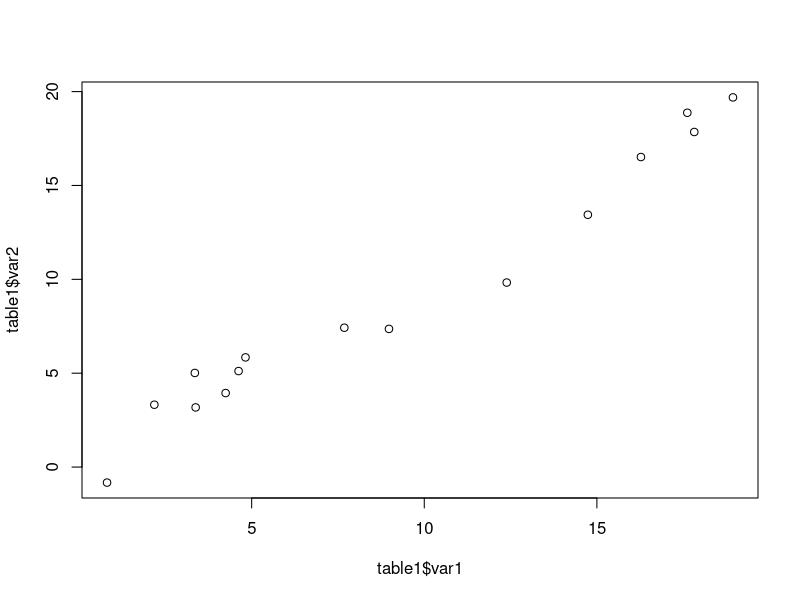
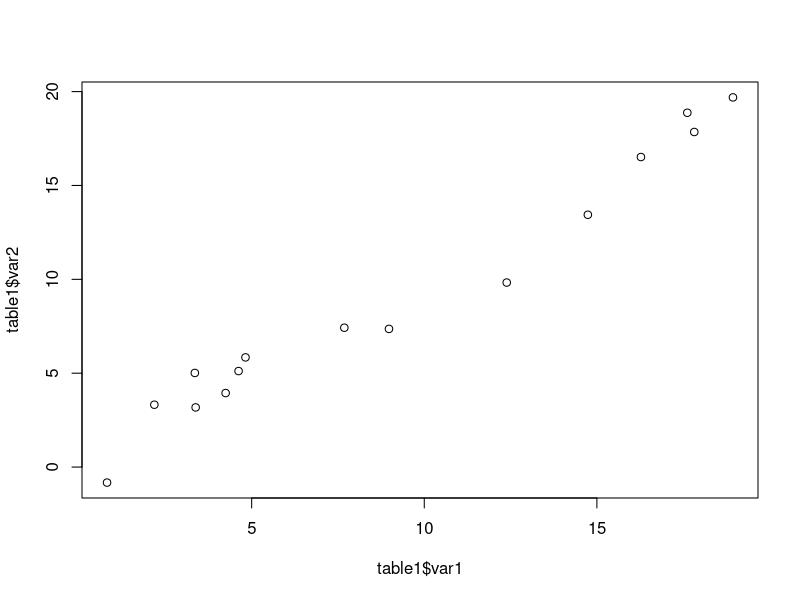
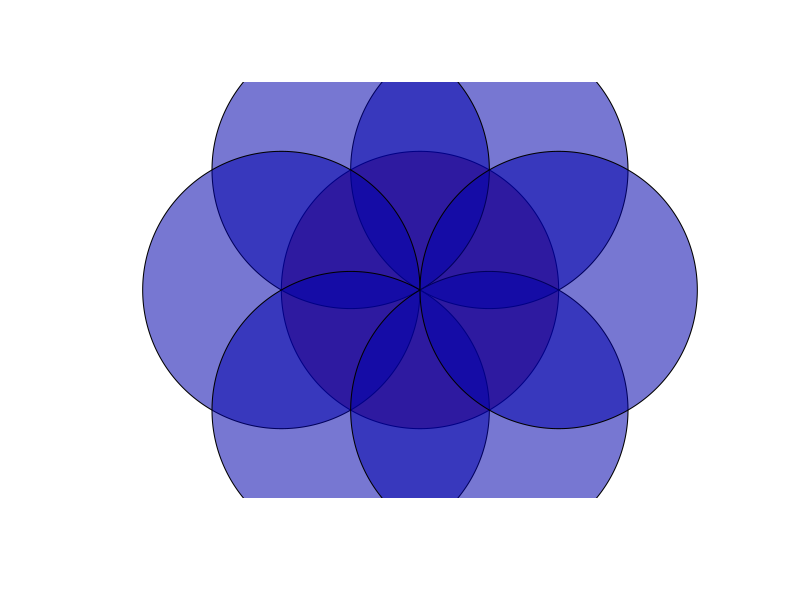
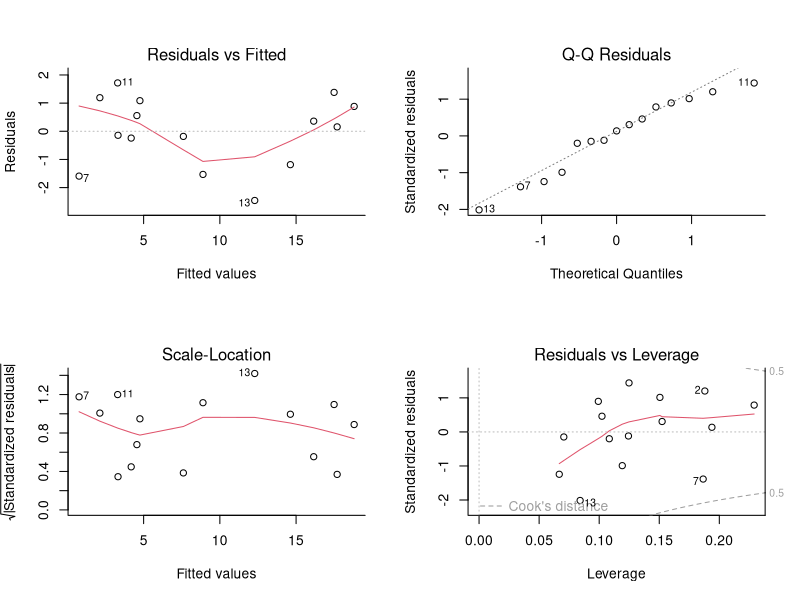

The R script that drew these images, in order:
## ---- chunk 1
# une addition avec R.
2+3
## ---- chunk 2
# une addition avec R.
2+3
## ---- chunk 3
# Commentaire : une addition avec R.
2+3
## ---- chunk 4
a <- 2
print(a)
b <- 3
print(b)
2+3
## ---- chunk 5
a <- 2
print(a)
b <- b
print(b)
2+3
## ---- chunk 6
# une addition avec R.
2+3
## ---- chunk 7
cat("Mais quel code a été utilisé?")
## ---- chunk 8
experience <- paste0("exp",rep(1:3,each=5))
replicat <- rep(letters[1:5],3)
var1 <- 20*runif(15)
var2 <- var1+rnorm(15)
table1 <- data.frame(experience,replicat,var1,var2)
## ---- chunk 9
knitr::kable(table1, caption="Table créée à partir du data.frame *table1*")
## ---- chunk 10
plot(table1$var1,table1$var2)
## ---- chunk 11
plot(table1$var1,table1$var2)
## ---- chunk 12
kcircle <- function(rad=1,centre=c(0,0),from=0,to=2*pi,dt=0.001,...){
    pt <- seq(from, to, dt)
    polygon(centre[1]+rad*cos(pt),centre[2]+rad*sin(pt),...)
}
plot(c(-1.5,1.5), c(-1.5,1.5), asp=1, type="n", ann=FALSE,
    axes=FALSE, xaxs="i", yaxs="i")
kcircle(col="#AA000088")
for (i in 1:6) kcircle(1,c(cos(i*pi/3),sin(i*pi/3)), col="#0000AA88")
## ---- chunk 13
mod1<-lm(var2~var1, data=table1)
summary(mod1)
par(bty="l", mfrow=c(2,2))
plot(mod1)
